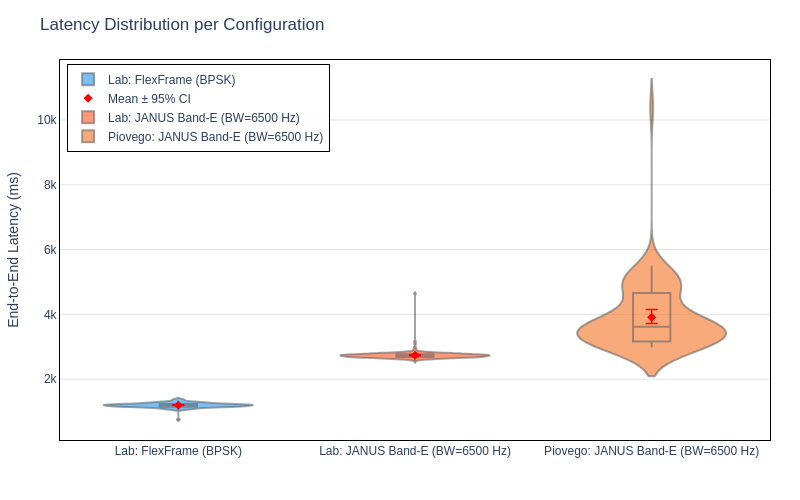

The notebook cell this image was saved under:
### Code cell
# ── 6.2 Comparative Violin Plot — Latency ────────────────────────────────────
fig = go.Figure()

for i, l in enumerate(labels):
    m = metrics[l]
    sl = l.replace("\n", " ")
    # Violin
    fig.add_trace(go.Violin(
        y=m["latency_vals"], x0=short_labels[i],
        name=sl,
        fillcolor=COLORS[i], opacity=0.6,
        line_color="rgba(0,0,0,0.6)",
        box_visible=True,
        meanline_visible=False,
        points=False,
        showlegend=True,
    ))
    # Mean ± 95% CI as scatter
    fig.add_trace(go.Scatter(
        x=[short_labels[i]],
        y=[m["lat_mean"]],
        error_y=dict(
            type="data",
            symmetric=False,
            array=[m["ci_high"] - m["lat_mean"]],
            arrayminus=[m["lat_mean"] - m["ci_low"]],
            color="red", thickness=1.5, width=6,
        ),
        mode="markers",
        marker=dict(symbol="diamond", color="red", size=7),
        name="Mean ± 95% CI" if i == 0 else None,
        showlegend=(i == 0),
    ))

fig.update_layout(
    title="Latency Distribution per Configuration",
    yaxis_title="End-to-End Latency (ms)",
    width=800, height=500,
    plot_bgcolor="white", paper_bgcolor="white",
    font=dict(family="Arial, sans-serif", size=12),
    margin=dict(l=60, r=30, t=60, b=60),
    violingap=0.3, violingroupgap=0.1,
    legend=dict(x=0.01, y=0.99, bgcolor="rgba(255,255,255,0.8)", bordercolor="black", borderwidth=1),
)
fig.update_xaxes(showgrid=False, linecolor="black", mirror=True)
fig.update_yaxes(gridcolor="#e5e5e5", linecolor="black", mirror=True)

save_fig(fig, "latency_violin")
fig.show()

### Figure 1 — Plotly figure (JSON) as saved in the notebook; plotly's stock layout.template omitted (floating-point values rounded to 4 significant figures; data arrays with more than 128 entries replaced by an {"elided": "..."} marker saying what was removed)
{"data": [{"box": {"visible": true}, "fillcolor": "#2196F3", "line": {"color": "rgba(0,0,0,0.6)"}, "meanline": {"visible": false}, "name": "Lab: FlexFrame (BPSK)", "opacity": 0.6, "points": false, "showlegend": true, "type": "violin", "x0": "Lab: FlexFrame\n(BPSK)", "y": {"elided": "142 float values"}}, {"error_y": {"array": [11.76], "arrayminus": [12.2], "color": "red", "symmetric": false, "thickness": 1.5, "type": "data", "width": 6}, "marker": {"color": "red", "size": 7, "symbol": "diamond"}, "mode": "markers", "name": "Mean ± 95% CI", "showlegend": true, "type": "scatter", "x": ["Lab: FlexFrame\n(BPSK)"], "y": [1198.0]}, {"box": {"visible": true}, "fillcolor": "#FF5722", "line": {"color": "rgba(0,0,0,0.6)"}, "meanline": {"visible": false}, "name": "Lab: JANUS Band-E (BW=6500 Hz)", "opacity": 0.6, "points": false, "showlegend": true, "type": "violin", "x0": "Lab: JANUS Band-E\n(BW=6500 Hz)", "y": {"elided": "241 float values"}}, {"error_y": {"array": [20.69], "arrayminus": [14.42], "color": "red", "symmetric": false, "thickness": 1.5, "type": "data", "width": 6}, "marker": {"color": "red", "size": 7, "symbol": "diamond"}, "mode": "markers", "showlegend": false, "type": "scatter", "x": ["Lab: JANUS Band-E\n(BW=6500 Hz)"], "y": [2739.0]}, {"box": {"visible": true}, "fillcolor": "#F57222", "line": {"color": "rgba(0,0,0,0.6)"}, "meanline": {"visible": false}, "name": "Piovego: JANUS Band-E (BW=6500 Hz)", "opacity": 0.6, "points": false, "showlegend": true, "type": "violin", "x0": "Piovego: JANUS Band-E\n(BW=6500 Hz)", "y": [4604.0, 5087.0, 4718.0, 5501.0, 10380.0, 5083.0, 4964.0, 5398.0, 4729.0, 4744.0, 5178.0, 4659.0, 5294.0, 5040.0, 5123.0, 4653.0, 5237.0, 4670.0, 5302.0, 4885.0, 5118.0, 4800.0, 5134.0, 3121.0, 3703.0, 3134.0, 3568.0, 3050.0, 3684.0, 3164.0, 3698.0, 3430.0, 3612.0, 3144.0, 3727.0, 3160.0, 3494.0, 3075.0, 3609.0, 4692.0, 3624.0, 3155.0, 3737.0, 3069.0, 3602.0, 3084.0, 3616.0, 3100.0, 4034.0, 3366.0, 3647.0, 2980.0, 3663.0, 3629.0, 3210.0, 3543.0, 3923.0, 3558.0, 3091.0, 3876.0, 3106.0, 3488.0, 3022.0, 3556.0, 3038.0, 3672.0, 3404.0, 3487.0, 3019.0, 3500.0, 3033.0, 3569.0, 3050.0, 3683.0, 3061.0, 3697.0, 3229.0, 3512.0, 3143.0, 3678.0, 3158.0, 4293.0, 3074.0, 3706.0, 3239.0, 3522.0, 3655.0]}, {"error_y": {"array": [233.9], "arrayminus": [198.3], "color": "red", "symmetric": false, "thickness": 1.5, "type": "data", "width": 6}, "marker": {"color": "red", "size": 7, "symbol": "diamond"}, "mode": "markers", "showlegend": false, "type": "scatter", "x": ["Piovego: JANUS Band-E\n(BW=6500 Hz)"], "y": [3913.0]}], "layout": {"font": {"family": "Arial, sans-serif", "size": 12}, "height": 500, "legend": {"bgcolor": "rgba(255,255,255,0.8)", "bordercolor": "black", "borderwidth": 1, "x": 0.01, "y": 0.99}, "margin": {"b": 60, "l": 60, "r": 30, "t": 60}, "paper_bgcolor": "white", "plot_bgcolor": "white", "title": {"text": "Latency Distribution per Configuration"}, "violingap": 0.3, "violingroupgap": 0.1, "width": 800, "xaxis": {"linecolor": "black", "mirror": true, "showgrid": false}, "yaxis": {"gridcolor": "#e5e5e5", "linecolor": "black", "mirror": true, "title": {"text": "End-to-End Latency (ms)"}}}}
